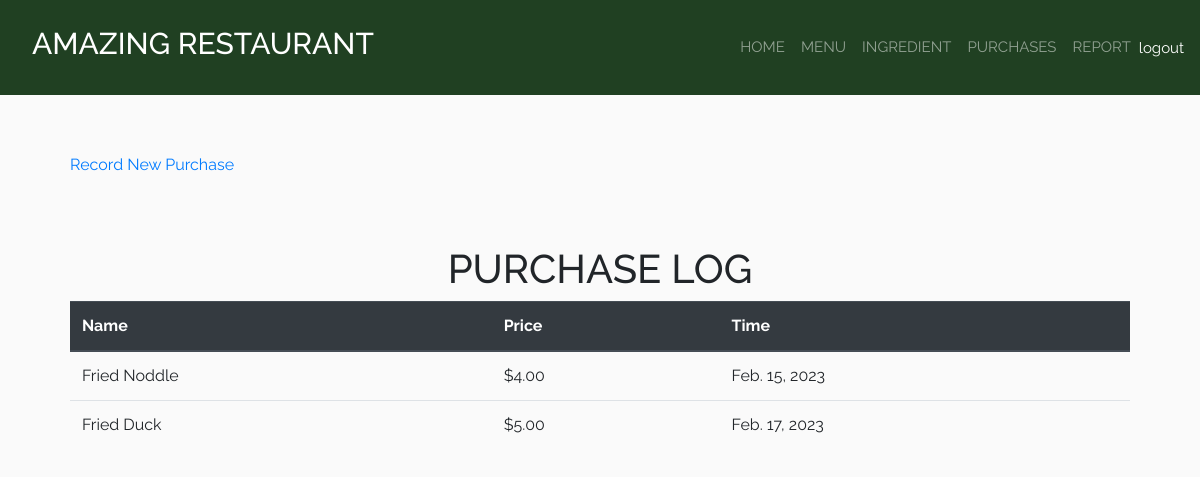
Page /purchase/ (signed in) on the committed database.
### restaurantapp/models.py (models this page shows, shortened)
class Purchase(models.Model):
    menu_item = models.ForeignKey(MenuItem, on_delete=models.CASCADE)
    timestamp = models.DateField(auto_now_add=True)

class MenuItem(models.Model):
    title = models.CharField(max_length=100, unique=True)
    price = models.FloatField(default=0.00)

### restaurantapp/views.py (the view)
# urls.py: path('purchase/', PurchaseView.as_view(), name='purchase'),
class PurchaseView(LoginRequiredMixin, ListView):
    model = Purchase
    template_name = 'restaurantapp/purchase.html'

### restaurantapp/templates/restaurantapp/purchase.html (shortened to what this page needs)
{% extends 'restaurantapp/base.html' %}
{% load static %}
{% block content %}
<br></br>
<div class = "container">
    <a href="{% url 'add_purchase' %}">Record New Purchase</a>
</div>
<br></br>
<div class = "container">
    <h1 class= "text-center">PURCHASE LOG</h1>
    <table class="table">
        <thead class="thead-dark">
            <tr>
            <th scope="col">Name</th>
            <th scope="col">Price</th>
            <th scope="col">Time</th>
            </tr>
        </thead>
        <tbody>
        {% for purchase in object_list %}
            <tr>
                <td>{{ purchase.menu_item.title }}</td>
                <td class="price">${{ purchase.menu_item.price|stringformat:".2f" }}</td>
                <td>{{ purchase.timestamp }}</td>
            </tr>
        {% endfor %}
        </tbody>
    </table>
</div>
{% endblock %}

### restaurantapp/static/restaurantapp/css/main.css (style rules this page uses)
html,body { position: relative; overflow-x: auto; width: 100% !important; height: 100vh; display: table; position: relative; background-position: center; background-attachment: scroll; -o-background-size: cover; -moz-background-size: cover; -webkit-background-size: cover; background-size: cover; background-repeat: no-repeat; }
body { background-color: hsl(0, 0%, 98%); font-family: 'raleway'; }
.container { padding: 10px; width: 90%; }

### rows in the picture
Purchase: menu_item "Fried Noddle", menu_item.price "4.00", timestamp "Feb. 15, 2023"
Purchase: menu_item "Fried Duck", menu_item.price "5.00", timestamp "Feb. 17, 2023"
